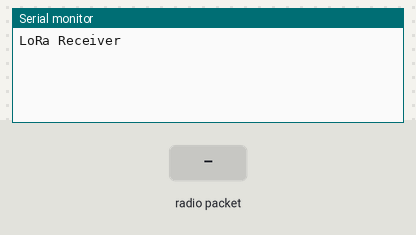
This sketch was run on a simulated Arduino Uno, built with avr-gcc and run on an emulated ATmega328P. On the bench: the last lines printed to the serial monitor. Inputs (shaded band) come from the test bench. No radio packets arrive unless stated.

Above: at 1.2 s.
1.3 s: radio packet "c" arrives
At 2.1 s:
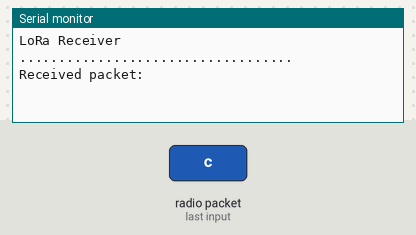
2.8 s: radio packet "1" arrives
At 4.2 s:
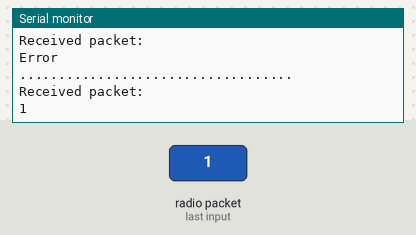

The sketch:

lorareceiver.ino
```cpp
#include <SPI.h>
#include <LoRa.h>

void setup()
{
  Serial.begin(9600);
  while (!Serial);
  Serial.println("LoRa Receiver");
  if (!LoRa.begin(433E6)) {
    Serial.println("Starting LoRa failed!");
    while (1);
  }
}

void loop() {
  // try to parse packet
  int packetSize = LoRa.parsePacket();
  if (packetSize)
  {
    // received a paket
    Serial.println("");
    Serial.println("...................................");
    Serial.println("Received packet: ");
    delay(1000);
    // read packet
    while (LoRa.available()) {
      char incoming = (char)LoRa.read();
      if (incoming == 'c')
      {
        Serial.print("Error");
      }
      else
      {
        Serial.print(incoming);
        delay(10);
      }

    }
  }
}
```

Measured:
- after the input at 1.3 s, the serial monitor: prints a new line at once (image 1)
- after the input at 2.8 s, the serial monitor: prints a new line after 1.0 s (image 2)
